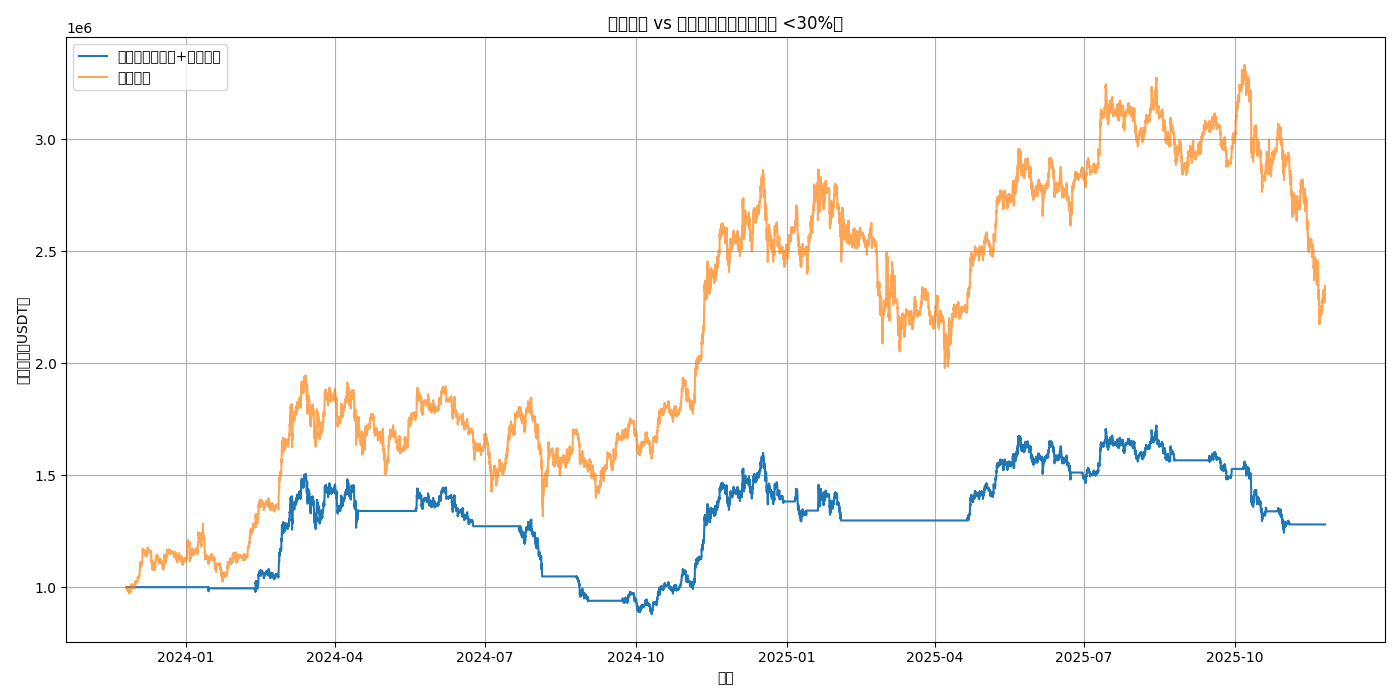

Source code (Python):
import os
import pandas as pd
import numpy as np
import matplotlib.pyplot as plt

def fetch_data():
    script_dir = os.path.dirname(os.path.abspath(__file__))
    csv_file = os.path.join(script_dir, 'btc_usdt_2y_1h.csv')
    if not os.path.exists(csv_file):
        raise FileNotFoundError(f"文件 {csv_file} 不存在！")
    df = pd.read_csv(csv_file)
    df['datetime'] = pd.to_datetime(df['datetime'])
    return df.sort_values('datetime').reset_index(drop=True)

def buy_and_hold(df, initial_capital=1_000_000):
    initial_price = df['open'].iloc[0]
    btc_bought = initial_capital / initial_price
    return btc_bought * df['close'].values

def max_drawdown(values):
    peak = np.maximum.accumulate(values)
    drawdown = (peak - values) / peak
    return np.max(drawdown)

def hybrid_strategy(
    df,
    initial_capital=1_000_000,
    ma_window=50,
    vol_window=24,
    target_vol=0.015,      # 目标小时波动率 1.5%
    max_leverage=1.0,
    extreme_vol_threshold=0.05,  # 单小时涨跌 >5% 视为极端
    extreme_vol_max_weight=0.5   # 极端波动时最大仓位50%
):
    df = df.copy()
    # 计算指标
    df['ma'] = df['close'].rolling(ma_window * 24).mean()  # MA50天 = 1200小时
    df['hourly_return'] = df['close'].pct_change()
    df['vol'] = df['hourly_return'].rolling(vol_window).std()
    
    cash = initial_capital
    btc = 0.0
    portfolio = []
    last_rebalance_day = None
    
    for i in range(len(df)):
        row = df.iloc[i]
        price = row['close']
        total_value = cash + btc * price
        portfolio.append(total_value)
        
        # 每周调仓（每周一 00:00）
        current_day = row['datetime'].date()
        is_monday = row['datetime'].weekday() == 0
        is_midnight = row['datetime'].hour == 0
        
        should_rebalance = False
        if last_rebalance_day is None:
            should_rebalance = True
        elif (current_day - last_rebalance_day).days >= 7:
            should_rebalance = True
        elif is_monday and is_midnight and current_day != last_rebalance_day:
            should_rebalance = True
        
        if not should_rebalance or i < ma_window * 24:
            continue
        
        # 趋势判断
        in_uptrend = row['close'] > row['ma']
        
        if not in_uptrend:
            # 熊市：空仓
            if btc > 0:
                cash += btc * price
                btc = 0
            last_rebalance_day = current_day
            continue
        
        # 牛市：计算波动率仓位
        current_vol = df['vol'].iloc[i]
        if pd.isna(current_vol) or current_vol == 0:
            target_weight = max_leverage
        else:
            target_weight = target_vol / current_vol
            target_weight = min(target_weight, max_leverage)
            target_weight = max(target_weight, 0.0)
        
        # 极端波动保护
        if abs(row['hourly_return']) > extreme_vol_threshold:
            target_weight = min(target_weight, extreme_vol_max_weight)
        
        # 调整仓位
        target_btc_value = total_value * target_weight
        target_btc = target_btc_value / price
        delta_btc = target_btc - btc
        
        if delta_btc > 0:
            cost = delta_btc * price
            if cost <= cash:
                btc += delta_btc
                cash -= cost
        elif delta_btc < 0:
            proceeds = -delta_btc * price
            btc += delta_btc
            cash += proceeds
        
        last_rebalance_day = current_day
    
    return np.array(portfolio)

def main():
    df = fetch_data()
    
    # 回测混合策略
    hybrid_vals = hybrid_strategy(df)
    bh_vals = buy_and_hold(df)
    
    # 对齐长度
    min_len = min(len(hybrid_vals), len(bh_vals))
    hybrid_vals = hybrid_vals[:min_len]
    bh_vals = bh_vals[:min_len]
    dates = df['datetime'].iloc[:min_len]
    
    # 绘图
    plt.figure(figsize=(14, 7))
    plt.plot(dates, hybrid_vals, label='混合策略（趋势+波动率）', linewidth=1.5)
    plt.plot(dates, bh_vals, label='买入持有', alpha=0.7)
    plt.title('混合策略 vs 买入持有（目标：回撤 <30%）')
    plt.xlabel('时间')
    plt.ylabel('账户总值（USDT）')
    plt.legend()
    plt.grid(True)
    plt.tight_layout()
    plt.savefig('hybrid_strategy.png')
    plt.show()
    
    # 结果
    initial = 1_000_000
    hybrid_return = (hybrid_vals[-1] / initial - 1) * 100
    bh_return = (bh_vals[-1] / initial - 1) * 100
    hybrid_dd = max_drawdown(hybrid_vals) * 100
    bh_dd = max_drawdown(bh_vals) * 100
    
    """
    ============================================================
    📊 混合策略回测结果
    初始资金: 1,000,000 USDT
    混合策略最终: 1,280,030 (28.00%)
    买入持有最终: 2,335,500 (133.55%)
    混合策略最大回撤: 41.62%
    买入持有最大回撤: 34.76%

    ⚠️ 回撤未控制在30%以内
    ============================================================
    """
    print("="*60)
    print("📊 混合策略回测结果")
    print(f"初始资金: {initial:,.0f} USDT")
    print(f"混合策略最终: {hybrid_vals[-1]:,.0f} ({hybrid_return:.2f}%)")
    print(f"买入持有最终: {bh_vals[-1]:,.0f} ({bh_return:.2f}%)")
    print(f"混合策略最大回撤: {hybrid_dd:.2f}%")
    print(f"买入持有最大回撤: {bh_dd:.2f}%")
    print()
    if hybrid_dd < 30:
        print("✅ 成功实现：回撤 < 30%！")
    else:
        print("⚠️ 回撤未控制在30%以内")
    print("="*60)

if __name__ == "__main__":
    main()